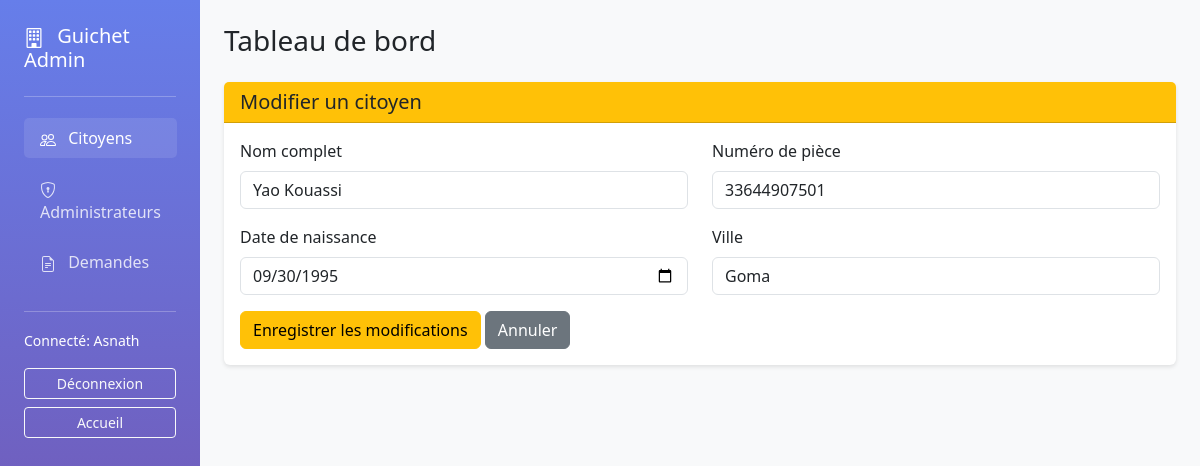
The page /administrateur.php?section=citoyens&action=editer_citoyen&id=2 (signed in) on the database its author committed.
### tables this page shows
CREATE TABLE IF NOT EXISTS citoyens (
    id INT AUTO_INCREMENT PRIMARY KEY,
    nom_complet VARCHAR(150) NOT NULL,
    numero_piece VARCHAR(50) NOT NULL UNIQUE,
    date_naissance DATE NOT NULL,
    ville VARCHAR(80) NOT NULL,
    date_creation TIMESTAMP DEFAULT CURRENT_TIMESTAMP
);

### fonctions.php (called while the page is built, shortened)
<?php
function citoyen_par_id(PDO $pdo, int $id): ?array
{
    $stmt = $pdo->prepare('SELECT id, nom_complet, numero_piece, date_naissance, ville, date_creation FROM citoyens WHERE id = :id');
    $stmt->execute(['id' => $id]);
    $result = $stmt->fetch();
    return $result === false ? null : $result;
}

### administrateur.php (the view, shortened to what this page needs)
<?php
require_once __DIR__ . '/demarrage.php';
require_once __DIR__ . '/fonctions.php';
date_default_timezone_set($configApplication['fuseau_horaire']);
$action = $_GET['action'] ?? 'tableau_bord';
$section = $_GET['section'] ?? 'citoyens';
try {
    $pdo = ouvrir_base_de_donnees($configApplication);
    $citoyenAEditer = null;
    if ($action === 'editer_citoyen' && isset($_GET['id'])) {
        $citoyenAEditer = citoyen_par_id($pdo, (int) $_GET['id']);
    }
} catch (Throwable $e) {
    $messageErreur = 'Erreur: ' . $e->getMessage();
    journaliser($configApplication, 'ERREUR', 'Erreur page administrateur', ['message' => $e->getMessage()]);
    $citoyens = [];
    $administrateurs = [];
    $demandes = [];
}
?>
<!doctype html>
<html lang="fr">
<head>
    <link href="https://cdn.jsdelivr.net/npm/bootstrap@5.3.0/dist/css/bootstrap.min.css" rel="stylesheet">
</head>
<body>
    <div class="container-fluid">
        <div class="row">
            <div class="col-md-2 sidebar p-4">
                <h5 class="mb-4">
                    Guichet Admin
                </h5>
                <hr class="bg-white">
                <nav class="nav flex-column">
                    <a class="nav-link <?= $section === 'citoyens' ? 'active' : '' ?>" href="?section=citoyens">
                        Citoyens
                    </a>
                    <a class="nav-link <?= $section === 'administrateurs' ? 'active' : '' ?>" href="?section=administrateurs">
                        Administrateurs
                    </a>
                    <a class="nav-link <?= $section === 'demandes' ? 'active' : '' ?>" href="?section=demandes">
                        Demandes
                    </a>
                </nav>
                <hr class="bg-white mt-4">
                <div class="mb-3">
                    <small>Connecté: <?= htmlspecialchars($_SESSION['admin_nom'], ENT_QUOTES, 'UTF-8') ?></small>
                </div>
                <a href="deconnexion_admin.php" class="btn btn-outline-light btn-sm w-100">Déconnexion</a>
                <a href="index.php" class="btn btn-outline-light btn-sm w-100 mt-2">Accueil</a>
            </div>
            <div class="col-md-10 p-4">
                <h3 class="mb-4">Tableau de bord</h3>
                <?php if ($section === 'citoyens'): ?>
                    <?php if ($action === 'editer_citoyen' && $citoyenAEditer): ?>
                        <div class="card">
                            <div class="card-header bg-warning text-dark">
                                <h5 class="mb-0">Modifier un citoyen</h5>
                            </div>
                            <div class="card-body">
                                <form method="post" action="administrateur.php?section=citoyens">
                                    <div class="row">
                                        <div class="col-md-6 mb-3">
                                            <label class="form-label">Nom complet</label>
                                            <input type="text" name="nom_complet" class="form-control" value="<?= htmlspecialchars($citoyenAEditer['nom_complet'], ENT_QUOTES, 'UTF-8') ?>" required>
                                        </div>
                                        <div class="col-md-6 mb-3">
                                            <label class="form-label">Numéro de pièce</label>
                                            <input type="text" name="numero_piece" class="form-control" value="<?= htmlspecialchars($citoyenAEditer['numero_piece'], ENT_QUOTES, 'UTF-8') ?>" required>
                                        </div>
                                    </div>
                                    <div class="row">
                                        <div class="col-md-6 mb-3">
                                            <label class="form-label">Date de naissance</label>
                                            <input type="date" name="date_naissance" class="form-control" value="<?= htmlspecialchars($citoyenAEditer['date_naissance'], ENT_QUOTES, 'UTF-8') ?>" required>
                                        </div>
                                        <div class="col-md-6 mb-3">
                                            <label class="form-label">Ville</label>
                                            <input type="text" name="ville" class="form-control" value="<?= htmlspecialchars($citoyenAEditer['ville'], ENT_QUOTES, 'UTF-8') ?>" required>
                                        </div>
                                    </div>
                                    <button type="submit" class="btn btn-warning">Enregistrer les modifications</button>
                                    <a href="administrateur.php?section=citoyens" class="btn btn-secondary">Annuler</a>
                                </form>
                            </div>
                        </div>
                    <?php endif; ?>
                <?php endif; ?>
            </div>
        </div>
    </div>
</body>
</html>

### administrateur.php (style rules this page uses)
body { background-color: #f8f9fa; }
.sidebar { min-height: 100vh; background: linear-gradient(180deg, #667eea 0%, #764ba2 100%); color: white; }
.sidebar .nav-link { color: rgba(255,255,255,0.8); border-radius: 5px; margin: 5px 0; }
.sidebar .nav-link:hover, .sidebar .nav-link.active { background-color: rgba(255,255,255,0.1); color: white; }
.card { box-shadow: 0 2px 4px rgba(0,0,0,0.1); margin-bottom: 30px; border: none; }

### rows shown on the page
citoyens: nom_complet "Yao Kouassi", numero_piece "33644907501", date_naissance "09/30/1995", ville "Goma"

### other values the page prints
$_SESSION['admin_nom'] "Asnath"
